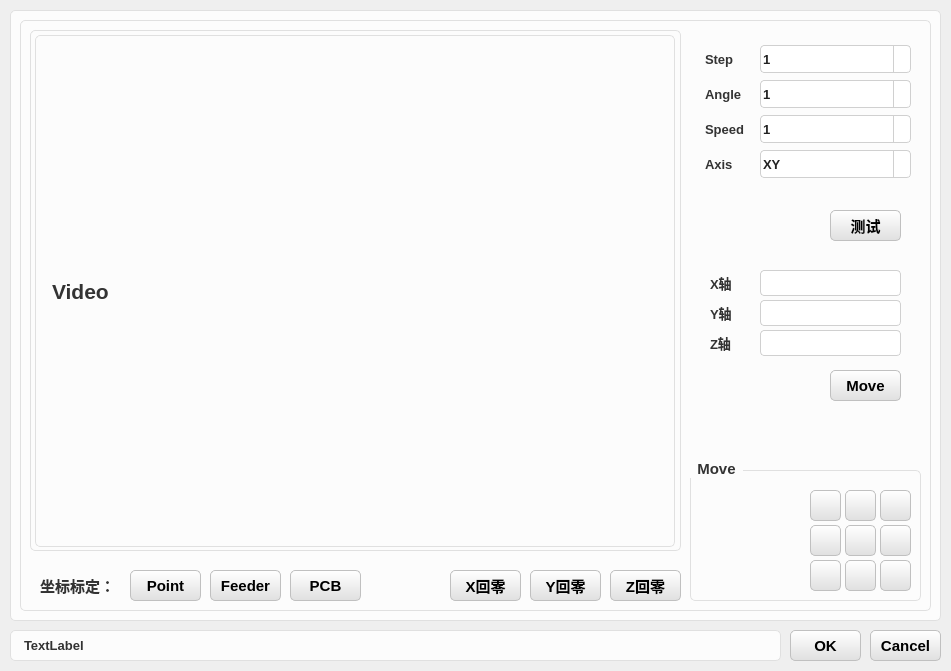
<?xml version="1.0" encoding="UTF-8"?>
<ui version="4.0">
 <class>MotionDialog</class>
 <widget class="QDialog" name="MotionDialog">
  <property name="geometry">
   <rect>
    <x>0</x>
    <y>0</y>
    <width>951</width>
    <height>671</height>
   </rect>
  </property>
  <property name="windowTitle">
   <string>Dialog</string>
  </property>
  <property name="styleSheet">
   <string notr="true">/* ================== QPushButton &amp; QToolButton 开始 ================== */

/* 按钮默认状态 */
QPushButton, QToolButton {
    border: 1px solid #c0c0c0;      
    background: qlineargradient(x1:0, y1:0, x2:0, y2:1, stop:0 #ffffff, stop:1 #e0e0e0);
    border-radius: 5px; 
    outline: none;                  
    padding: 0px;                   
}

/* 按钮鼠标悬停时 */
QPushButton:hover, QToolButton:hover {
    border: 1px solid #a0a0a0;      
    background: qlineargradient(x1:0, y1:0, x2:0, y2:1, stop:0 #ffffff, stop:1 #d0d0d0);
}

/* 按钮鼠标按下时 */
QPushButton:pressed, QToolButton:pressed {
    border: 1px solid #808080;      
    background: qlineargradient(x1:0, y1:0, x2:0, y2:1, stop:0 #d0d0d0, stop:1 #e0e0e0);
}

/* ================== QLineEdit 开始 ================== */

/* 默认状态 */
QLineEdit {
    background-color: #ffffff;
    border: 1px solid #D0D0D0;     
    border-radius: 4px;            
    padding: 2px 2px;              
    color: #222222;                
    min-height: 20px;              
}

/* 获得焦点时 */
QLineEdit:focus {
    border: 1px solid #007AFF;     
    background-color: #E8F4FF;     
}

/* 禁用状态 */
QLineEdit:disabled {
    background-color: #eef1f5;     
    color: #9aa0a6;                
    border: 1px solid #d3d8e0;     
}

/* ================== QTableWidget 开始 ================== */

QTableWidget {
    background-color: #ffffff;
    border: 1px solid #c8cdd6;
    border-radius: 5px;
    gridline-color: #eef1f5;
    selection-background-color: #eef1f5;
    color: #222222;
}

QTableWidget::item {
    padding: 2px 2px;
}

/* 表头样式（补充了右侧分割线） */
QHeaderView::section {
    background-color: #ffffff;
    border: none;
    border-bottom: 1px solid #c8cdd6;
    border-right: 1px solid #eef1f5; /* ⚠️ 新增：给表头加上右侧分割线，区分不同列 */
    padding: 2px 2px;
    color: #222222;
}

/* ================== QGroupBox 开始 ================== */

QGroupBox {
    border: 1px solid #E0E0E0; 
    border-radius: 5px; 
    background-color: #FCFCFC; 
    margin-top: 10px; /* ⚠️ 新增：给标题留出一点顶部空间 */
	font-weight: bold;
}

/* 分组框标题（补充了左右内边距） */
QGroupBox::title {
    subcontrol-origin: margin;
    subcontrol-position: top left;
    color: #333333;
    background-color: #FCFCFC; 
    padding: 0 5px; /* ⚠️ 新增：左右留出 5px 空间，让遮盖边框的效果更自然，文字不贴边 */
}

/* ================== QLabel 开始 ================== */

QLabel {
    color: #333333;           /* 与 QGroupBox::title 保持一致的深灰色 */
    font-weight: bold;        /* 保持相同的加粗效果（如果是普通文本可去掉这行） */
    background-color: #FCFCFC; /* 与分组框背景色一致 */
    border: 1px solid #E0E0E0; /* 相同的边框颜色和粗细 */
    border-radius: 5px;       /* 相同的圆角 */
    padding: 6px 10px;        /* 适当的内边距，让文字不贴边，视觉上更舒适 */
}

/* ================== QComboBox 开始 ================== */

/* 默认状态 */
QComboBox {
    background-color: #ffffff;
    border: 1px solid #D0D0D0;     
    border-radius: 4px;            
    padding: 2px 2px;              
    color: #222222;                
    min-height: 20px;
	font-weight: bold;             /* 加上这一行，文字就加粗了 */              
}

/* 获得焦点时 */
QComboBox:focus {
    border: 1px solid #007AFF;     
    background-color: #E8F4FF;     
}

/* 禁用状态 */
QComboBox:disabled {
    background-color: #eef1f5;     
    color: #9aa0a6;                
    border: 1px solid #d3d8e0;     
}

/* 右侧下拉按钮区域 */
QComboBox::drop-down {
    width: 16px;
    border-left: 1px solid #D0D0D0;
    border-top-right-radius: 4px;
    border-bottom-right-radius: 4px;
}

/* 使用自定义图片作为下拉箭头 */
QComboBox::down-arrow {
    image: url(:/MachineCore/Icon/fa_0xf107.png); /* 替换为你的资源路径 */
    width: 10px;                        /* 建议设置合适的宽高 */
    height: 10px;
}

</string>
  </property>
  <widget class="QLabel" name="label_Info">
   <property name="geometry">
    <rect>
     <x>10</x>
     <y>630</y>
     <width>771</width>
     <height>31</height>
    </rect>
   </property>
   <property name="font">
    <font>
     <pointsize>10</pointsize>
     <weight>75</weight>
     <bold>true</bold>
    </font>
   </property>
   <property name="text">
    <string>TextLabel</string>
   </property>
  </widget>
  <widget class="QGroupBox" name="groupBox">
   <property name="geometry">
    <rect>
     <x>10</x>
     <y>0</y>
     <width>931</width>
     <height>621</height>
    </rect>
   </property>
   <property name="title">
    <string/>
   </property>
   <widget class="QGroupBox" name="groupBox_2">
    <property name="geometry">
     <rect>
      <x>10</x>
      <y>10</y>
      <width>911</width>
      <height>601</height>
     </rect>
    </property>
    <property name="title">
     <string/>
    </property>
    <widget class="QComboBox" name="comboBox_Step">
     <property name="geometry">
      <rect>
       <x>740</x>
       <y>35</y>
       <width>151</width>
       <height>28</height>
      </rect>
     </property>
     <property name="font">
      <font>
       <pointsize>10</pointsize>
       <weight>75</weight>
       <bold>true</bold>
      </font>
     </property>
     <item>
      <property name="text">
       <string>1</string>
      </property>
     </item>
     <item>
      <property name="text">
       <string>10</string>
      </property>
     </item>
     <item>
      <property name="text">
       <string>100</string>
      </property>
     </item>
    </widget>
    <widget class="QLabel" name="label_Step">
     <property name="geometry">
      <rect>
       <x>685</x>
       <y>35</y>
       <width>51</width>
       <height>28</height>
      </rect>
     </property>
     <property name="font">
      <font>
       <pointsize>10</pointsize>
       <weight>75</weight>
       <bold>true</bold>
      </font>
     </property>
     <property name="styleSheet">
      <string notr="true">color: #333333;           /* 与 QGroupBox::title 保持一致的深灰色 */
font-weight: bold;        /* 保持相同的加粗效果（如果是普通文本可去掉这行） */
background-color: #FCFCFC; /* 与分组框背景色一致 */
border: 0px solid #E0E0E0; /* 相同的边框颜色和粗细 */
border-radius: 5px;       /* 相同的圆角 */
padding: 0px 0px;        /* 适当的内边距，让文字不贴边，视觉上更舒适 */</string>
     </property>
     <property name="text">
      <string>Step</string>
     </property>
    </widget>
    <widget class="QLabel" name="label_Step_5">
     <property name="geometry">
      <rect>
       <x>685</x>
       <y>70</y>
       <width>51</width>
       <height>28</height>
      </rect>
     </property>
     <property name="font">
      <font>
       <pointsize>10</pointsize>
       <weight>75</weight>
       <bold>true</bold>
      </font>
     </property>
     <property name="styleSheet">
      <string notr="true">color: #333333;           /* 与 QGroupBox::title 保持一致的深灰色 */
font-weight: bold;        /* 保持相同的加粗效果（如果是普通文本可去掉这行） */
background-color: #FCFCFC; /* 与分组框背景色一致 */
border: 0px solid #E0E0E0; /* 相同的边框颜色和粗细 */
border-radius: 5px;       /* 相同的圆角 */
padding: 0px 0px;        /* 适当的内边距，让文字不贴边，视觉上更舒适 */</string>
     </property>
     <property name="text">
      <string>Angle</string>
     </property>
    </widget>
    <widget class="QComboBox" name="comboBox_Step_2">
     <property name="geometry">
      <rect>
       <x>740</x>
       <y>70</y>
       <width>151</width>
       <height>28</height>
      </rect>
     </property>
     <property name="font">
      <font>
       <pointsize>10</pointsize>
       <weight>75</weight>
       <bold>true</bold>
      </font>
     </property>
     <item>
      <property name="text">
       <string>1</string>
      </property>
     </item>
     <item>
      <property name="text">
       <string>5</string>
      </property>
     </item>
     <item>
      <property name="text">
       <string>30</string>
      </property>
     </item>
     <item>
      <property name="text">
       <string>45</string>
      </property>
     </item>
     <item>
      <property name="text">
       <string>90</string>
      </property>
     </item>
    </widget>
    <widget class="QComboBox" name="comboBox_Axis">
     <property name="geometry">
      <rect>
       <x>740</x>
       <y>140</y>
       <width>151</width>
       <height>28</height>
      </rect>
     </property>
     <property name="font">
      <font>
       <pointsize>10</pointsize>
       <weight>75</weight>
       <bold>true</bold>
      </font>
     </property>
     <item>
      <property name="text">
       <string>XY</string>
      </property>
     </item>
     <item>
      <property name="text">
       <string>ZR</string>
      </property>
     </item>
    </widget>
    <widget class="QLabel" name="label_Axis">
     <property name="geometry">
      <rect>
       <x>685</x>
       <y>140</y>
       <width>51</width>
       <height>28</height>
      </rect>
     </property>
     <property name="font">
      <font>
       <pointsize>10</pointsize>
       <weight>75</weight>
       <bold>true</bold>
      </font>
     </property>
     <property name="styleSheet">
      <string notr="true">color: #333333;           /* 与 QGroupBox::title 保持一致的深灰色 */
font-weight: bold;        /* 保持相同的加粗效果（如果是普通文本可去掉这行） */
background-color: #FCFCFC; /* 与分组框背景色一致 */
border: 0px solid #E0E0E0; /* 相同的边框颜色和粗细 */
border-radius: 5px;       /* 相同的圆角 */
padding: 0px 0px;        /* 适当的内边距，让文字不贴边，视觉上更舒适 */</string>
     </property>
     <property name="text">
      <string>Axis</string>
     </property>
    </widget>
    <widget class="QPushButton" name="pushButton_WorldOrigin">
     <property name="geometry">
      <rect>
       <x>110</x>
       <y>560</y>
       <width>71</width>
       <height>31</height>
      </rect>
     </property>
     <property name="font">
      <font>
       <pointsize>11</pointsize>
       <weight>75</weight>
       <bold>true</bold>
      </font>
     </property>
     <property name="text">
      <string>Point</string>
     </property>
    </widget>
    <widget class="QPushButton" name="pushButton_PcbOrigin">
     <property name="geometry">
      <rect>
       <x>270</x>
       <y>560</y>
       <width>71</width>
       <height>31</height>
      </rect>
     </property>
     <property name="font">
      <font>
       <pointsize>11</pointsize>
       <weight>75</weight>
       <bold>true</bold>
      </font>
     </property>
     <property name="text">
      <string>PCB</string>
     </property>
    </widget>
    <widget class="QPushButton" name="pushButton_FeederOrigin">
     <property name="geometry">
      <rect>
       <x>190</x>
       <y>560</y>
       <width>71</width>
       <height>31</height>
      </rect>
     </property>
     <property name="font">
      <font>
       <pointsize>11</pointsize>
       <weight>75</weight>
       <bold>true</bold>
      </font>
     </property>
     <property name="text">
      <string>Feeder</string>
     </property>
    </widget>
    <widget class="QLabel" name="label_Speed">
     <property name="geometry">
      <rect>
       <x>685</x>
       <y>105</y>
       <width>51</width>
       <height>28</height>
      </rect>
     </property>
     <property name="font">
      <font>
       <pointsize>10</pointsize>
       <weight>75</weight>
       <bold>true</bold>
      </font>
     </property>
     <property name="styleSheet">
      <string notr="true">color: #333333;           /* 与 QGroupBox::title 保持一致的深灰色 */
font-weight: bold;        /* 保持相同的加粗效果（如果是普通文本可去掉这行） */
background-color: #FCFCFC; /* 与分组框背景色一致 */
border: 0px solid #E0E0E0; /* 相同的边框颜色和粗细 */
border-radius: 5px;       /* 相同的圆角 */
padding: 0px 0px;        /* 适当的内边距，让文字不贴边，视觉上更舒适 */</string>
     </property>
     <property name="text">
      <string>Speed</string>
     </property>
    </widget>
    <widget class="QGroupBox" name="groupBox_3">
     <property name="geometry">
      <rect>
       <x>10</x>
       <y>10</y>
       <width>651</width>
       <height>531</height>
      </rect>
     </property>
     <property name="title">
      <string/>
     </property>
     <widget class="QLabel" name="label_Video">
      <property name="geometry">
       <rect>
        <x>5</x>
        <y>15</y>
        <width>640</width>
        <height>512</height>
       </rect>
      </property>
      <property name="font">
       <font>
        <pointsize>16</pointsize>
        <weight>75</weight>
        <bold>true</bold>
       </font>
      </property>
      <property name="text">
       <string>Video</string>
      </property>
     </widget>
    </widget>
    <widget class="QComboBox" name="comboBox_Speed">
     <property name="geometry">
      <rect>
       <x>740</x>
       <y>105</y>
       <width>151</width>
       <height>28</height>
      </rect>
     </property>
     <property name="font">
      <font>
       <pointsize>10</pointsize>
       <weight>75</weight>
       <bold>true</bold>
      </font>
     </property>
     <item>
      <property name="text">
       <string>1</string>
      </property>
     </item>
     <item>
      <property name="text">
       <string>10</string>
      </property>
     </item>
     <item>
      <property name="text">
       <string>100</string>
      </property>
     </item>
    </widget>
    <widget class="QGroupBox" name="groupBox_4">
     <property name="geometry">
      <rect>
       <x>670</x>
       <y>450</y>
       <width>231</width>
       <height>141</height>
      </rect>
     </property>
     <property name="font">
      <font>
       <pointsize>11</pointsize>
       <weight>75</weight>
       <bold>true</bold>
      </font>
     </property>
     <property name="title">
      <string>Move</string>
     </property>
     <widget class="QPushButton" name="pushButton_Right">
      <property name="geometry">
       <rect>
        <x>190</x>
        <y>65</y>
        <width>31</width>
        <height>31</height>
       </rect>
      </property>
      <property name="font">
       <font>
        <pointsize>11</pointsize>
        <weight>75</weight>
        <bold>true</bold>
       </font>
      </property>
      <property name="text">
       <string/>
      </property>
      <property name="icon">
       <iconset resource="../MachineCore.qrc">
        <normaloff>:/MachineCore/Icon/fa_0xf0da.png</normaloff>:/MachineCore/Icon/fa_0xf0da.png</iconset>
      </property>
     </widget>
     <widget class="QPushButton" name="pushButton_Up">
      <property name="geometry">
       <rect>
        <x>155</x>
        <y>30</y>
        <width>31</width>
        <height>31</height>
       </rect>
      </property>
      <property name="font">
       <font>
        <pointsize>11</pointsize>
        <weight>75</weight>
        <bold>true</bold>
       </font>
      </property>
      <property name="text">
       <string/>
      </property>
      <property name="icon">
       <iconset resource="../MachineCore.qrc">
        <normaloff>:/MachineCore/Icon/fa_0xf0d8.png</normaloff>:/MachineCore/Icon/fa_0xf0d8.png</iconset>
      </property>
     </widget>
     <widget class="QPushButton" name="pushButton_Left">
      <property name="geometry">
       <rect>
        <x>120</x>
        <y>65</y>
        <width>31</width>
        <height>31</height>
       </rect>
      </property>
      <property name="font">
       <font>
        <pointsize>11</pointsize>
        <weight>75</weight>
        <bold>true</bold>
       </font>
      </property>
      <property name="text">
       <string/>
      </property>
      <property name="icon">
       <iconset resource="../MachineCore.qrc">
        <normaloff>:/MachineCore/Icon/fa_0xf0d9.png</normaloff>:/MachineCore/Icon/fa_0xf0d9.png</iconset>
      </property>
     </widget>
     <widget class="QPushButton" name="pushButton_Down">
      <property name="geometry">
       <rect>
        <x>155</x>
        <y>100</y>
        <width>31</width>
        <height>31</height>
       </rect>
      </property>
      <property name="font">
       <font>
        <pointsize>11</pointsize>
        <weight>75</weight>
        <bold>true</bold>
       </font>
      </property>
      <property name="text">
       <string/>
      </property>
      <property name="icon">
       <iconset resource="../MachineCore.qrc">
        <normaloff>:/MachineCore/Icon/fa_0xf0dd.png</normaloff>:/MachineCore/Icon/fa_0xf0dd.png</iconset>
      </property>
     </widget>
     <widget class="QPushButton" name="pushButton">
      <property name="geometry">
       <rect>
        <x>120</x>
        <y>30</y>
        <width>31</width>
        <height>31</height>
       </rect>
      </property>
      <property name="text">
       <string/>
      </property>
     </widget>
     <widget class="QPushButton" name="pushButton_2">
      <property name="geometry">
       <rect>
        <x>190</x>
        <y>30</y>
        <width>31</width>
        <height>31</height>
       </rect>
      </property>
      <property name="text">
       <string/>
      </property>
     </widget>
     <widget class="QPushButton" name="pushButton_3">
      <property name="geometry">
       <rect>
        <x>120</x>
        <y>100</y>
        <width>31</width>
        <height>31</height>
       </rect>
      </property>
      <property name="text">
       <string/>
      </property>
     </widget>
     <widget class="QPushButton" name="pushButton_4">
      <property name="geometry">
       <rect>
        <x>190</x>
        <y>100</y>
        <width>31</width>
        <height>31</height>
       </rect>
      </property>
      <property name="text">
       <string/>
      </property>
     </widget>
     <widget class="QPushButton" name="pushButton_5">
      <property name="geometry">
       <rect>
        <x>155</x>
        <y>65</y>
        <width>31</width>
        <height>31</height>
       </rect>
      </property>
      <property name="text">
       <string/>
      </property>
     </widget>
    </widget>
    <widget class="QLabel" name="label_Info_2">
     <property name="geometry">
      <rect>
       <x>20</x>
       <y>560</y>
       <width>81</width>
       <height>31</height>
      </rect>
     </property>
     <property name="font">
      <font>
       <pointsize>11</pointsize>
       <weight>75</weight>
       <bold>true</bold>
      </font>
     </property>
     <property name="styleSheet">
      <string notr="true">color: #333333;           /* 与 QGroupBox::title 保持一致的深灰色 */
font-weight: bold;        /* 保持相同的加粗效果（如果是普通文本可去掉这行） */
background-color: #FCFCFC; /* 与分组框背景色一致 */
border: 0px solid #E0E0E0; /* 相同的边框颜色和粗细 */
border-radius: 5px;       /* 相同的圆角 */
padding: 0px 0px;        /* 适当的内边距，让文字不贴边，视觉上更舒适 */</string>
     </property>
     <property name="text">
      <string>坐标标定：</string>
     </property>
    </widget>
    <widget class="QPushButton" name="pushButton_Move">
     <property name="geometry">
      <rect>
       <x>810</x>
       <y>360</y>
       <width>71</width>
       <height>31</height>
      </rect>
     </property>
     <property name="font">
      <font>
       <pointsize>11</pointsize>
       <weight>75</weight>
       <bold>true</bold>
      </font>
     </property>
     <property name="text">
      <string>Move</string>
     </property>
    </widget>
    <widget class="QLineEdit" name="lineEdit_X">
     <property name="geometry">
      <rect>
       <x>740</x>
       <y>260</y>
       <width>141</width>
       <height>26</height>
      </rect>
     </property>
     <property name="font">
      <font>
       <pointsize>10</pointsize>
      </font>
     </property>
    </widget>
    <widget class="QLineEdit" name="lineEdit_Y">
     <property name="geometry">
      <rect>
       <x>740</x>
       <y>290</y>
       <width>141</width>
       <height>26</height>
      </rect>
     </property>
     <property name="font">
      <font>
       <pointsize>10</pointsize>
      </font>
     </property>
    </widget>
    <widget class="QLineEdit" name="lineEdit_Z">
     <property name="geometry">
      <rect>
       <x>740</x>
       <y>320</y>
       <width>141</width>
       <height>26</height>
      </rect>
     </property>
     <property name="font">
      <font>
       <pointsize>10</pointsize>
      </font>
     </property>
    </widget>
    <widget class="QLabel" name="label">
     <property name="geometry">
      <rect>
       <x>690</x>
       <y>260</y>
       <width>31</width>
       <height>26</height>
      </rect>
     </property>
     <property name="font">
      <font>
       <pointsize>10</pointsize>
       <weight>75</weight>
       <bold>true</bold>
      </font>
     </property>
     <property name="styleSheet">
      <string notr="true">color: #333333;           /* 与 QGroupBox::title 保持一致的深灰色 */
font-weight: bold;        /* 保持相同的加粗效果（如果是普通文本可去掉这行） */
background-color: #FCFCFC; /* 与分组框背景色一致 */
border: 0px solid #E0E0E0; /* 相同的边框颜色和粗细 */
border-radius: 5px;       /* 相同的圆角 */
padding: 0px 0px;        /* 适当的内边距，让文字不贴边，视觉上更舒适 */</string>
     </property>
     <property name="text">
      <string>X轴</string>
     </property>
    </widget>
    <widget class="QLabel" name="label_2">
     <property name="geometry">
      <rect>
       <x>690</x>
       <y>290</y>
       <width>31</width>
       <height>26</height>
      </rect>
     </property>
     <property name="font">
      <font>
       <pointsize>10</pointsize>
       <weight>75</weight>
       <bold>true</bold>
      </font>
     </property>
     <property name="styleSheet">
      <string notr="true">color: #333333;           /* 与 QGroupBox::title 保持一致的深灰色 */
font-weight: bold;        /* 保持相同的加粗效果（如果是普通文本可去掉这行） */
background-color: #FCFCFC; /* 与分组框背景色一致 */
border: 0px solid #E0E0E0; /* 相同的边框颜色和粗细 */
border-radius: 5px;       /* 相同的圆角 */
padding: 0px 0px;        /* 适当的内边距，让文字不贴边，视觉上更舒适 */</string>
     </property>
     <property name="text">
      <string>Y轴</string>
     </property>
    </widget>
    <widget class="QLabel" name="label_3">
     <property name="geometry">
      <rect>
       <x>690</x>
       <y>320</y>
       <width>31</width>
       <height>26</height>
      </rect>
     </property>
     <property name="font">
      <font>
       <pointsize>10</pointsize>
       <weight>75</weight>
       <bold>true</bold>
      </font>
     </property>
     <property name="styleSheet">
      <string notr="true">color: #333333;           /* 与 QGroupBox::title 保持一致的深灰色 */
font-weight: bold;        /* 保持相同的加粗效果（如果是普通文本可去掉这行） */
background-color: #FCFCFC; /* 与分组框背景色一致 */
border: 0px solid #E0E0E0; /* 相同的边框颜色和粗细 */
border-radius: 5px;       /* 相同的圆角 */
padding: 0px 0px;        /* 适当的内边距，让文字不贴边，视觉上更舒适 */</string>
     </property>
     <property name="text">
      <string>Z轴</string>
     </property>
    </widget>
    <widget class="QPushButton" name="pushButton_HomeX">
     <property name="geometry">
      <rect>
       <x>430</x>
       <y>560</y>
       <width>71</width>
       <height>31</height>
      </rect>
     </property>
     <property name="font">
      <font>
       <pointsize>11</pointsize>
       <weight>75</weight>
       <bold>true</bold>
      </font>
     </property>
     <property name="text">
      <string>X回零</string>
     </property>
    </widget>
    <widget class="QPushButton" name="pushButton_HomeY">
     <property name="geometry">
      <rect>
       <x>510</x>
       <y>560</y>
       <width>71</width>
       <height>31</height>
      </rect>
     </property>
     <property name="font">
      <font>
       <pointsize>11</pointsize>
       <weight>75</weight>
       <bold>true</bold>
      </font>
     </property>
     <property name="text">
      <string>Y回零</string>
     </property>
    </widget>
    <widget class="QPushButton" name="pushButton_HomeZ">
     <property name="geometry">
      <rect>
       <x>590</x>
       <y>560</y>
       <width>71</width>
       <height>31</height>
      </rect>
     </property>
     <property name="font">
      <font>
       <pointsize>11</pointsize>
       <weight>75</weight>
       <bold>true</bold>
      </font>
     </property>
     <property name="text">
      <string>Z回零</string>
     </property>
    </widget>
    <widget class="QPushButton" name="pushButton_Test">
     <property name="geometry">
      <rect>
       <x>810</x>
       <y>200</y>
       <width>71</width>
       <height>31</height>
      </rect>
     </property>
     <property name="font">
      <font>
       <pointsize>11</pointsize>
       <weight>75</weight>
       <bold>true</bold>
      </font>
     </property>
     <property name="text">
      <string>测试</string>
     </property>
    </widget>
   </widget>
  </widget>
  <widget class="QPushButton" name="pushButton_Cancel">
   <property name="geometry">
    <rect>
     <x>870</x>
     <y>630</y>
     <width>71</width>
     <height>31</height>
    </rect>
   </property>
   <property name="font">
    <font>
     <pointsize>11</pointsize>
     <weight>75</weight>
     <bold>true</bold>
    </font>
   </property>
   <property name="text">
    <string>Cancel</string>
   </property>
  </widget>
  <widget class="QPushButton" name="pushButton_OK">
   <property name="geometry">
    <rect>
     <x>790</x>
     <y>630</y>
     <width>71</width>
     <height>31</height>
    </rect>
   </property>
   <property name="font">
    <font>
     <pointsize>11</pointsize>
     <weight>75</weight>
     <bold>true</bold>
    </font>
   </property>
   <property name="text">
    <string>OK</string>
   </property>
  </widget>
 </widget>
 <resources>
  <include location="../MachineCore.qrc"/>
 </resources>
 <connections/>
</ui>
